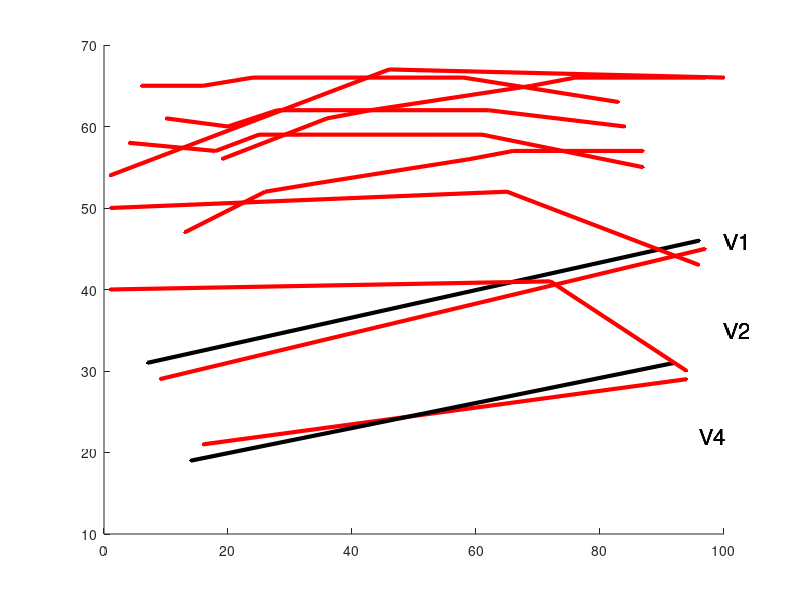

Here is the MATLAB script that generated this plot: (Note: this script raises an error after producing the figure.)

%1111

% old border used in the first contour integration paper
% hold on
%     line([11 97],[29 40],'Marker','.','LineStyle','-','LineWidth',3,'Color','k')
%     line([16 94],[21 29],'Marker','.','LineStyle','-','LineWidth',3,'Color','k')
%     text(100,46,'V1','FontSize',16)
%     text(100,35,'V2','FontSize',16)
%     text(96,22,'V4','FontSize',16)

% new border used in the rest of the contour integration papers
    hold on
    line([9 97],[29 45],'Marker','.','LineStyle','-','LineWidth',3,'Color','r')
    line([16 94],[21 29],'Marker','.','LineStyle','-','LineWidth',3,'Color','r')
    text(100,46,'V1','FontSize',16)
    text(100,35,'V2','FontSize',16)
    text(96,22,'V4','FontSize',16)

%2511
    
    
hold on
    line([14 92],[19 31],'Marker','.','LineStyle','-','LineWidth',3,'Color','k')
    line([7 96],[31 46],'Marker','.','LineStyle','-','LineWidth',3,'Color','k')
    text(100,46,'V1','FontSize',16)
    text(100,35,'V2','FontSize',16)
    text(96,22,'V4','FontSize',16)

 
%smeagol left
    
    
hold on
    line([1 46],[54 67],'Marker','.','LineStyle','-','LineWidth',3,'Color','r')
    line([46 100],[67 66],'Marker','.','LineStyle','-','LineWidth',3,'Color','r')
    %text(100,46,'V1','FontSize',16)
    %text(100,35,'V2','FontSize',16)
    %text(96,22,'V4','FontSize',16)

    
%16may2012
hold on
    line([13 26],[47 52],'Marker','.','LineStyle','-','LineWidth',3,'Color','r')
    line([26 34],[52 53],'Marker','.','LineStyle','-','LineWidth',3,'Color','r')
    line([34 59],[53 56],'Marker','.','LineStyle','-','LineWidth',3,'Color','r')
    line([59 66],[56 57],'Marker','.','LineStyle','-','LineWidth',3,'Color','r')
    line([66 87],[57 57],'Marker','.','LineStyle','-','LineWidth',3,'Color','r')
        
%22may2012
hold on
    line([19 36],[56 61],'Marker','.','LineStyle','-','LineWidth',3,'Color','r')
    line([36 43],[61 62],'Marker','.','LineStyle','-','LineWidth',3,'Color','r')
    line([43 69],[62 65],'Marker','.','LineStyle','-','LineWidth',3,'Color','r')
    line([69 76],[65 66],'Marker','.','LineStyle','-','LineWidth',3,'Color','r')
    line([76 97],[66 66],'Marker','.','LineStyle','-','LineWidth',3,'Color','r')
    
    
%06june2012
hold on
    line([6 16],[65 65],'Marker','.','LineStyle','-','LineWidth',3,'Color','r')
    line([16 24],[65 66],'Marker','.','LineStyle','-','LineWidth',3,'Color','r')
    line([24 51],[66 66],'Marker','.','LineStyle','-','LineWidth',3,'Color','r')
    line([51 58],[66 66],'Marker','.','LineStyle','-','LineWidth',3,'Color','r')
    line([58 83],[66 63],'Marker','.','LineStyle','-','LineWidth',3,'Color','r')
    
%02aug2012
hold on
    line([10 20],[61 60],'Marker','.','LineStyle','-','LineWidth',3,'Color','r')
    line([20 28],[60 62],'Marker','.','LineStyle','-','LineWidth',3,'Color','r')
    line([28 55],[62 62],'Marker','.','LineStyle','-','LineWidth',3,'Color','r')
    line([55 62],[62 62],'Marker','.','LineStyle','-','LineWidth',3,'Color','r')
    line([62 84],[62 60],'Marker','.','LineStyle','-','LineWidth',3,'Color','r')
    
%09aug2012 and 15aug2012    
hold on
    line([4 18],[58 57],'Marker','.','LineStyle','-','LineWidth',3,'Color','r')
    line([18 25],[57 59],'Marker','.','LineStyle','-','LineWidth',3,'Color','r')
    line([25 54],[59 59],'Marker','.','LineStyle','-','LineWidth',3,'Color','r')
    line([54 61],[59 59],'Marker','.','LineStyle','-','LineWidth',3,'Color','r')
    line([61 87],[59 55],'Marker','.','LineStyle','-','LineWidth',3,'Color','r')
    
%smeagol right
    
%2912e    
hold on
    line([1 72],[40 41],'Marker','.','LineStyle','-','LineWidth',3,'Color','r')
    line([72 94],[41 30],'Marker','.','LineStyle','-','LineWidth',3,'Color','r')
    line([1 65],[50 52],'Marker','.','LineStyle','-','LineWidth',3,'Color','r')
    line([65 96],[52 43],'Marker','.','LineStyle','-','LineWidth',3,'Color','r')   
    text(100,46,'V1','FontSize',16)
    text(100,35,'V2','FontSize',16)
    text(96,22,'V4','FontSize',16)
    
    
        
    
k=0;    
for i=38
  k=k+1;
  figure;scatter(b(roi_V2,i)-1,a(roi_V2,i)-1)  
  hold on  
  xlim([-0.2e-3 2.5e-3]);ylim([-0.2e-3 2.5e-3])  
  plot(-1:0.0001:1,-1:0.0001:1,'k') 
  ranksum(b(roi_V2,i)-1,a(roi_V2,i)-1)
end    



x=-200:10:200;
figure;
errorbar(x,mean(crosscov_cond1,2),std(crosscov_cond1,0,2)./sqrt(size(crosscov_cond1,2)));
hold on
errorbar(x,mean(crosscov_cond5,2),std(crosscov_cond5,0,2)./sqrt(size(crosscov_cond5,2)),'r');

figure;
errorbar(x,mean(crosscov_cond2,2),std(crosscov_cond2,0,2)./sqrt(size(crosscov_cond2,2)));
hold on
errorbar(x,mean(crosscov_cond5,2),std(crosscov_cond5,0,2)./sqrt(size(crosscov_cond5,2)),'r');


figure;
plot(x,mean(crosscov_cond1,2)-mean(crosscov_cond4,2));
figure;
plot(x,mean(crosscov_cond2,2)-mean(crosscov_cond5,2));








